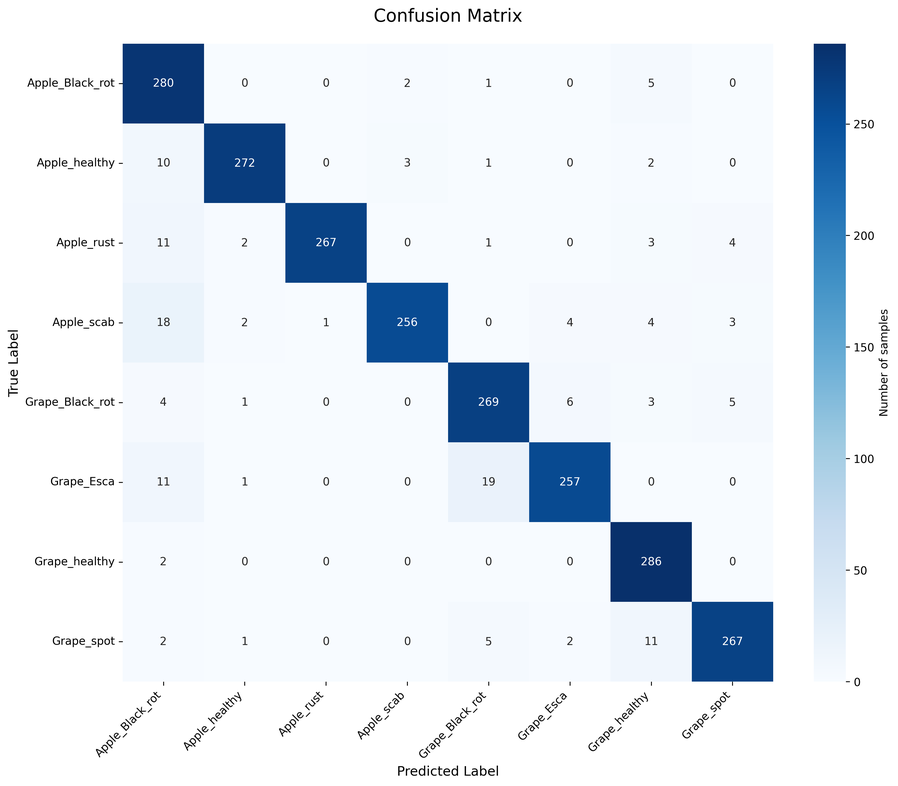
#> input picture assets/confusion_matrix_20260113_170032.png, 898 x 786 px, shrunk from 3389 x 2966 before the run
$ python augmentation.py ../assets/confusion_matrix_20260113_170032.png
#> lines starting #> are read from the running program, lines starting #| are printed output that depends on the picture
### part2/classes/Augmentation.py
import os

from colorama import Fore, Style
from PIL import Image, ImageEnhance, ImageFilter


class Augmentation:
    """
    Augmentation class that applies several transformations to an image
    such as rotation, blur, contrast enhancement, illumination, scaling,
    and projective transformation.
    """
    def __init__(self, p_path: str):
        """
        Constructor. Loads the image and applies all augmentations.

        :param p_path: Path to the input image.
        """
        # Perspective coefficients
        v_coeffs = [
            1, 0.2, 0,
            0, 1, 0,
            0.004, 0.004
        ]

        self.path = p_path
        self.path_without_extension = os.path.splitext(p_path)[0]
        self.img = Image.open(self.path)
#> self.img is the input picture: PIL image 898x786 RGBA; mean R, G, B, A 226, 233.7, 242.1, 255

        # Enhancers
        v_enhancer_brightness = ImageEnhance.Brightness(self.img)
        v_enhancer_contrast = ImageEnhance.Contrast(self.img)

        # Image transformations
        self.img_rotated = self.img.rotate(180)
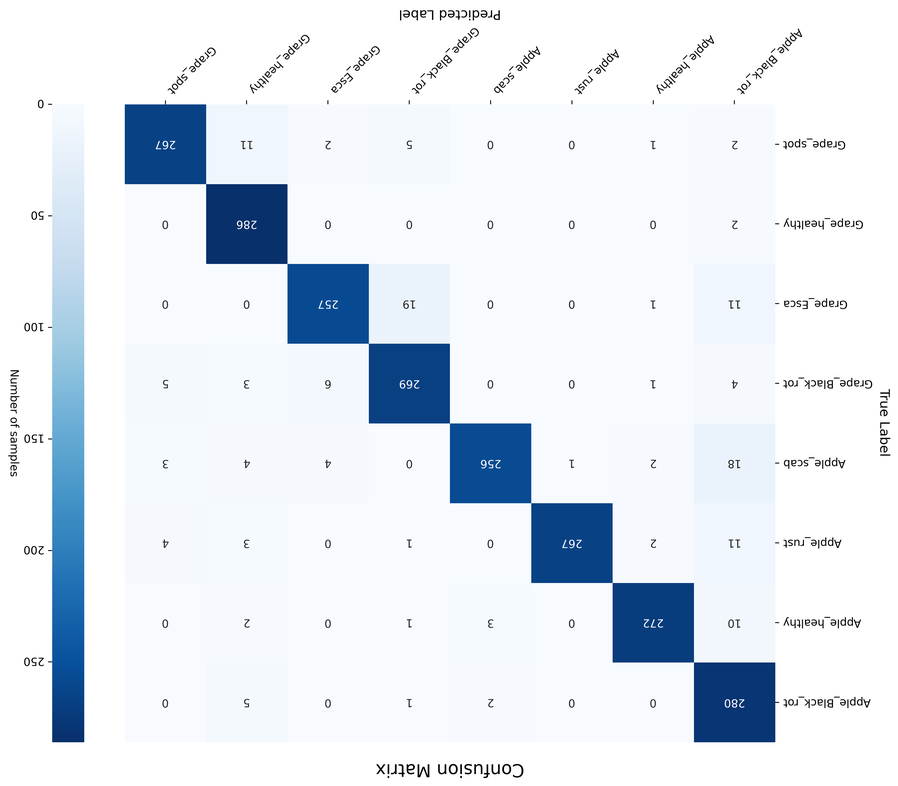
#> self.img_rotated: PIL image 898x786 RGBA; mean R, G, B, A 226, 233.7, 242.1, 255
        self.img_blured = self.img.filter(ImageFilter.GaussianBlur(radius=5))
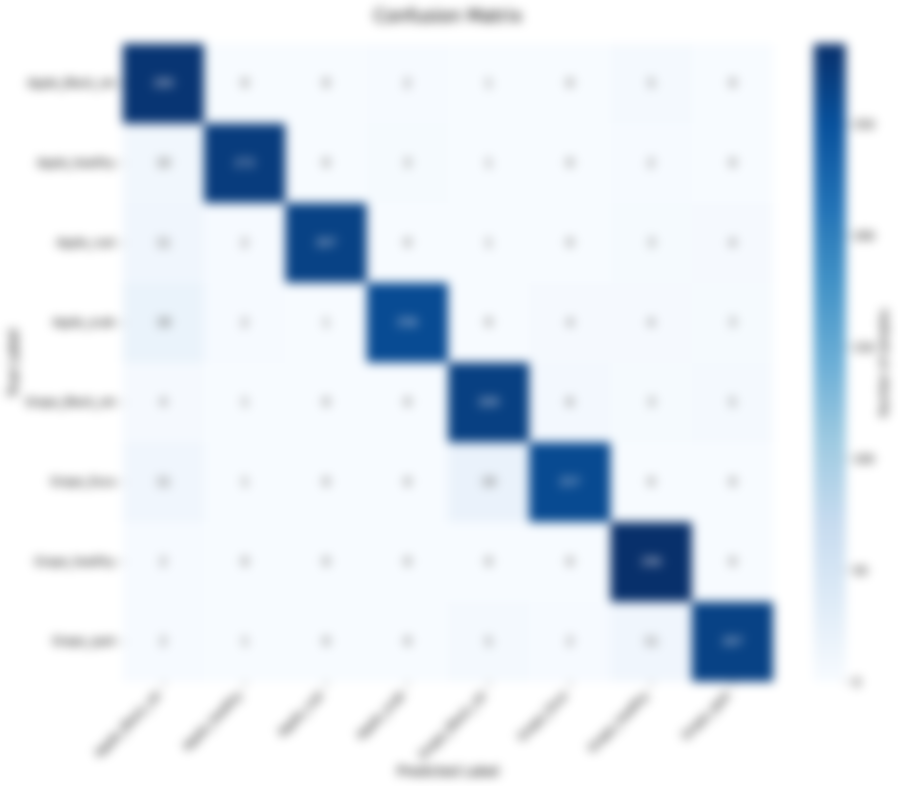
#> self.img_blured: PIL image 898x786 RGBA; mean R, G, B, A 226, 233.7, 242.1, 255
        self.img_contrasted = v_enhancer_contrast.enhance(4)
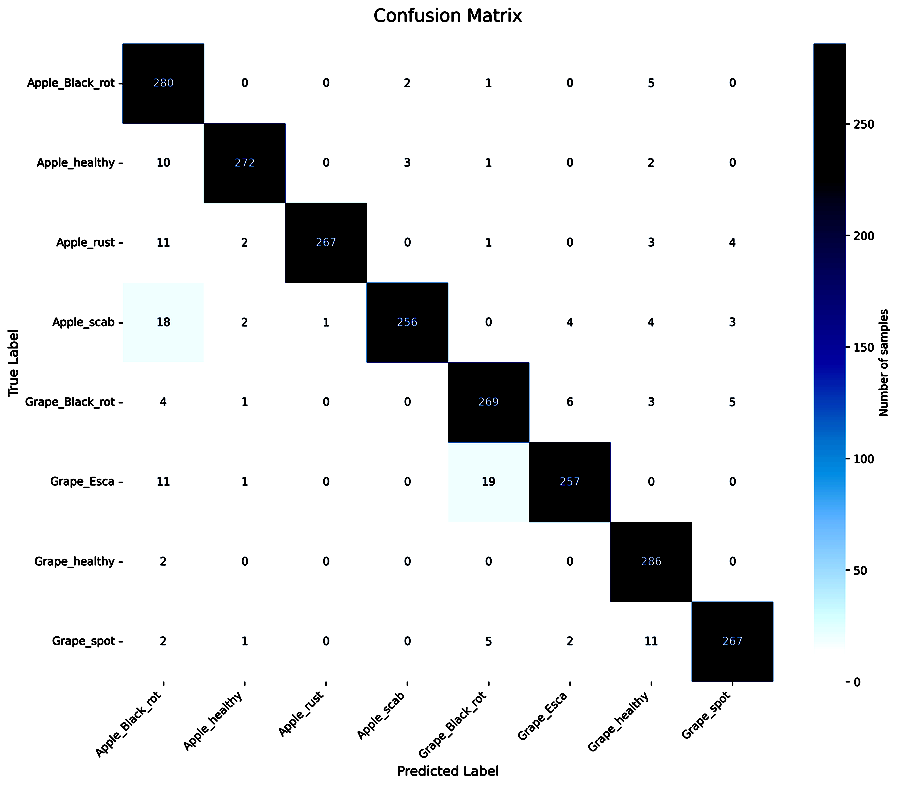
#> self.img_contrasted: PIL image 898x786 RGBA; mean R, G, B, A 226.4, 227.8, 229.7, 255
        self.img_illuminated = v_enhancer_brightness.enhance(3)
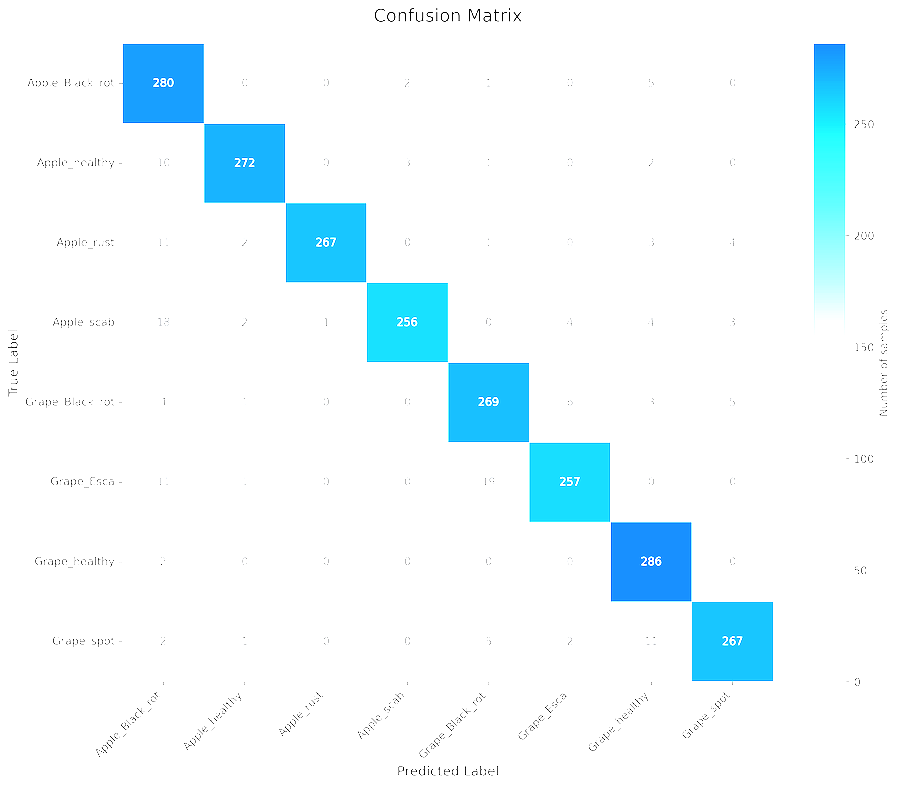
#> self.img_illuminated: PIL image 898x786 RGBA; mean R, G, B, A 235.9, 249.5, 254.4, 255
        self.img_scaled = self.img.resize(
            (self.img.width * 2, self.img.height * 2),
            Image.LANCZOS
        )
        self.img_projected = self.img.transform(
            self.img.size,
            Image.PERSPECTIVE,
            v_coeffs,
            Image.BICUBIC
        )
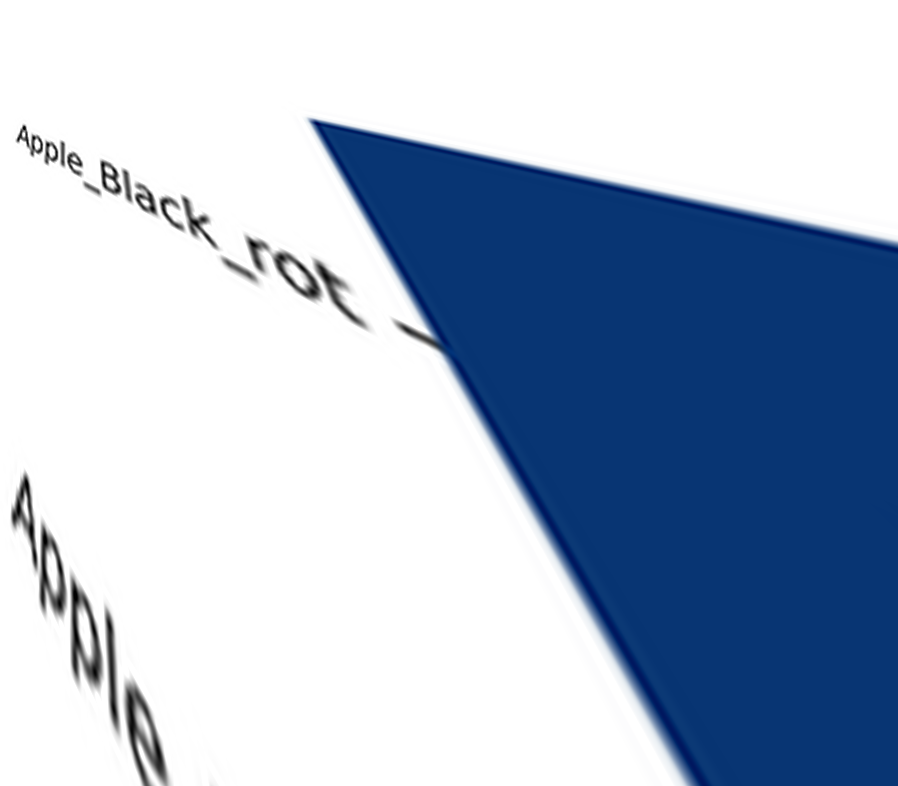
#> self.img_projected: PIL image 898x786 RGBA; mean R, G, B, A 171.4, 185.8, 206.1, 255

    def __del__(self):
        """
        Destructor.
        """
        pass

    # [9 lines left out: function rotation, not called in this run]

    def blur(self):
        """
        Save the blurred image.
        """
        self.img_blured.save(self.path_without_extension + "_blured.JPG")
        print(f"{Fore.GREEN}Image :"
              f"{self.path_without_extension}_blured.JPG"
              f"successfully created"
              f"{Style.RESET_ALL}")

    def contrast(self):
        """
        Save the contrasted image.
        """
        self.img_contrasted.save(self.path_without_extension +
                                 "_contrasted.JPG")
        print(f"{Fore.GREEN}Image :"
              f"{self.path_without_extension}_contrasted.JPG"
              f"successfully created"
              f"{Style.RESET_ALL}")

    def scaling(self):
        """
        Save the scaled image.
        """
        self.img_scaled.save(self.path_without_extension + "_scaled.JPG")
        print(f"{Fore.GREEN}Image :"
              f"{self.path_without_extension}_scaled.JPG"
              f"successfully created"
              f"{Style.RESET_ALL}")

    def illumination(self):
        """
        Save the illuminated image.
        """
        self.img_illuminated.save(self.path_without_extension +
                                  "_illuminated.JPG")
        print(f"{Fore.GREEN}Image :"
              f"{self.path_without_extension}_illuminated.JPG"
              f"successfully create"
              f"{Style.RESET_ALL}")

    def projective(self):
        """
        Save the projectively transformed image.
        """
        self.img_projected.save(self.path_without_extension + "_projected.JPG")
        print(f"{Fore.GREEN}Image :"
              f"{self.path_without_extension}_projected.JPG"
              f"successfully create"
              f"{Style.RESET_ALL}")

    def show_all(self):
        """
        Display all augmented images side by side in a single window.
        Also saves the final collage as a single image.
        """
        # List of all images
        images = [
            self.img,
            self.img_rotated,
            self.img_blured,
            self.img_contrasted,
            self.img_illuminated,
            self.img_scaled,
            self.img_projected
        ]

        # Resize all images to match the original image size
        base_w, base_h = self.img.size
#> base_w = 898; base_h = 786
        images = [img.resize((base_w, base_h)) for img in images]
#> images = 7 items

        # Compute the size of the final collage
        total_width = base_w * len(images)
#> total_width = 6286
        max_height = base_h
#> max_height = 786

        # Create a blank canvas
        collage = Image.new("RGB", (total_width, max_height))
#> collage: PIL image 6286x786 RGB; every value is 0

        # Paste all images horizontally
        x_offset = 0
        for img in images:
            collage.paste(img, (x_offset, 0))
            x_offset += base_w
#> this loop made 7 passes
#> x_offset on passes 1 to 7: 898, 1796, 2694, 3592, 4490, 5388, 6286
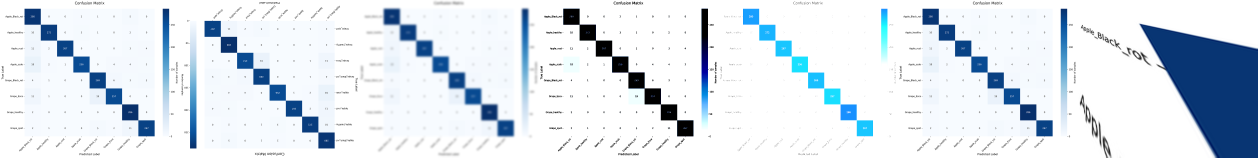
#> collage: PIL image 6286x786 RGB (shown at 1/5 size); mean R, G, B 219.6, 228.3, 236.9
#> after the loop, x_offset = 6286

        self.blur()
        self.contrast()
        self.scaling()
        self.illumination()
        self.projective()

        # Display the final collage
        collage.show()

### part2/augmentation.py
from classes.Augmentation import Augmentation
from colorama import Fore, Style

import os
import sys


def main():
    """
    Main function
    """
    if len(sys.argv) != 2:
        print(f"{Fore.RED}"
              f"Usage: python augmentation.py file_path"
              f"{Style.RESET_ALL}")
        return

    if not os.path.isfile(sys.argv[1]):
        print(f"{Fore.RED}"
              f"Error: argument need to be a file path"
              f"{Style.RESET_ALL}")
        return

    v_path = sys.argv[1]
    v_augmentation = Augmentation(v_path)

    v_augmentation.show_all()


if __name__ == '__main__':
    main()
